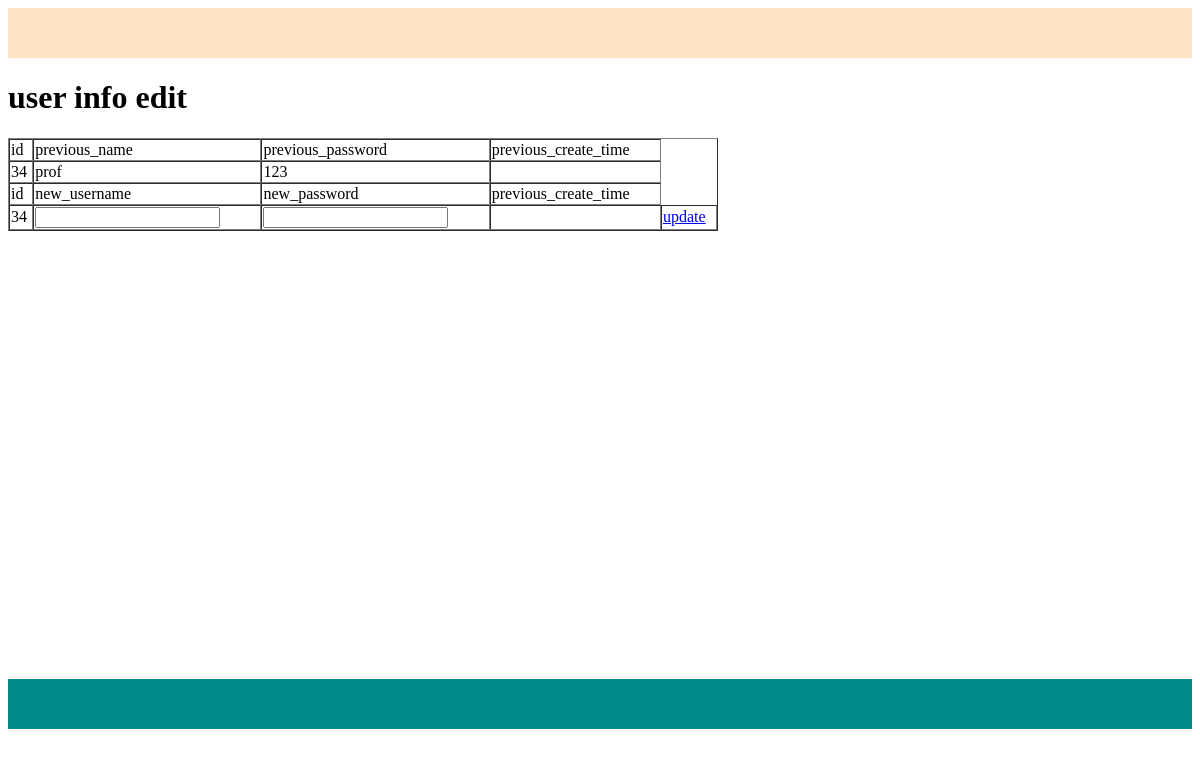
/getUserinfoByid (signed in), run on the app's committed database.
### project.py (models this page shows, shortened)
class Users(db.Model):
    __tablename__ = 'user'
    id = Column(Integer,autoincrement=True,primary_key=True)
    username = Column(String(20))
    password = Column(String(64))
    type =  Column(String(20))
    role = Column(String(20))

### project.py (the view)
@app.route('/getUserinfoByid', methods=['GET', "POST"])
def getUserinfoByid():
        id =  str(session['user_info'][0].get('id'))
        userlist = get_user_by_id(id)
        print("userlist: "+str(userlist))
        return render_template('user_info_edit.html',userlist=userlist.get('data'))

### project.py (called while the page is built)
def get_conn():
    conn = sqlite3.connect('mrsoft.db')
    cursor = conn.cursor()
    return conn, cursor

def close_conn(conn, cursor):  # closed
        cursor.close()
        conn.close()

def query(sql, *args):  # query
    conn, cursor = get_conn()
    cursor.execute(sql, args)
    res = cursor.fetchall()
    conn.commit()
    close_conn(conn, cursor)
    return res

def get_user_by_id(id):  # get usserinfo by id
    sql = "select * from user where id=" + id
    res = query(sql)
    userlist =  []
    for row in res:
        data = {'id': row[0], 'username': row[1], 'type': row[2], 'password': row[4], 'role': row[5]}
        userlist.append(data)
    data_dict = {"data": userlist}
    return data_dict

### templates/user_info_edit.html (shortened to what this page needs)
{% extends 'base.html' %}
{% block middle %}
    <h1>user info edit</h1>
    <table border="1" cellspacing="0" width ="60%">
        <tr>
            <tr>
                <td>id</td>
                <td>previous_name</td>
                <td>previous_password</td>
                <td>previous_create_time</td>
            </tr>
        {% for user in userlist %}
            <tr>
                <td>{{user.id}}</td>
                <td>{{user.username}}</td>
                <td>{{user.password}}</td>
                <td>{{user.create_time}}</td>
            </tr>
          <form  method="post"  action="update" >
          <tr>
                <td>id</td>
                <td>new_username</td>
                <td>new_password</td>
                <td>previous_create_time</td>
            </tr>
           <tr>
                <td>{{userlist[0].id}}</td>
                <td> <input type="text"  name="username" ></td>
                <td><input  type="text" name="password" ></td>
                <td>{{userlist[0].create_time}}</td>
                <td><a href="javascript:;" onclick="update('{{userlist[0].id}}')"> update</a></td>{{msg}}
           </tr>
     </form>
        {% endfor %}
    </table>
{% endblock %}

### data on the page
Users: id "34", username "prof", password "123"
